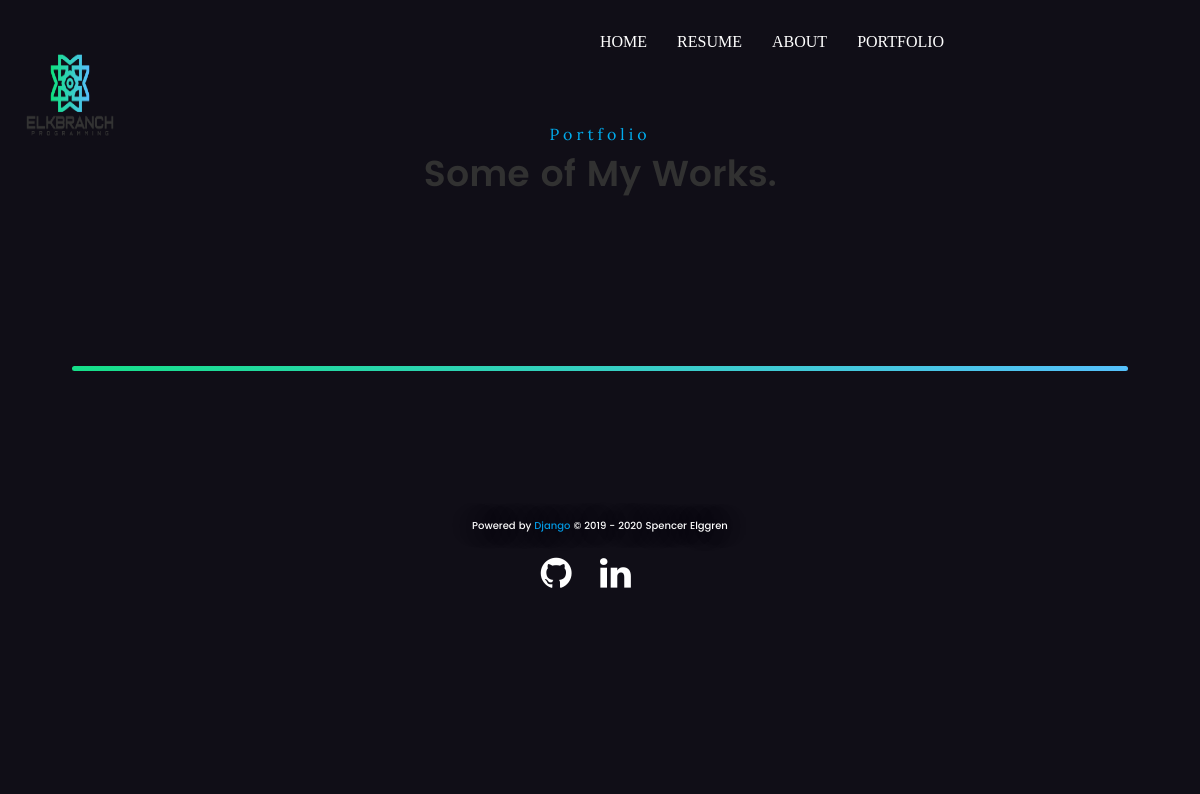
/portfolio/, run on an earlier commit of the app's database.
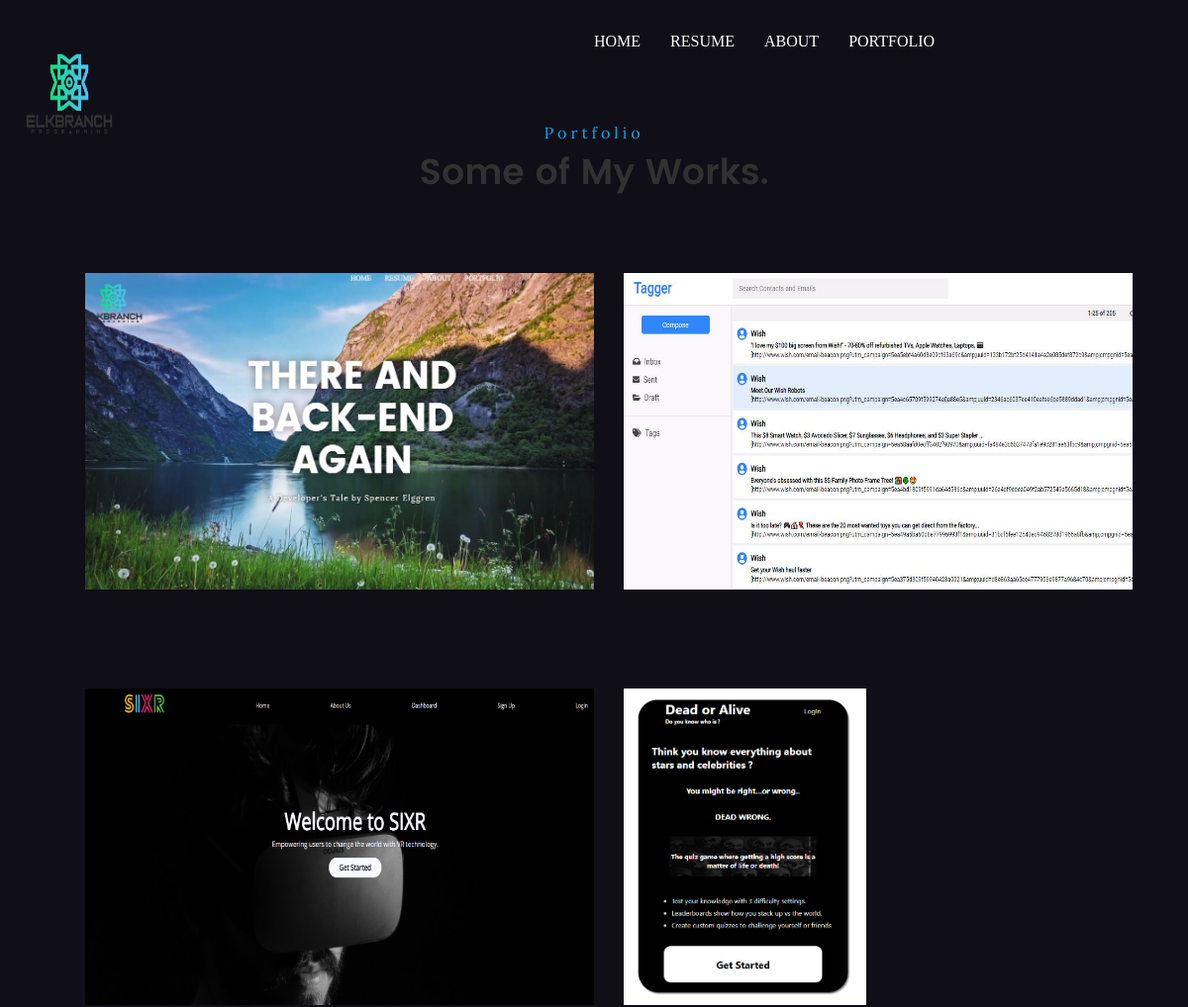
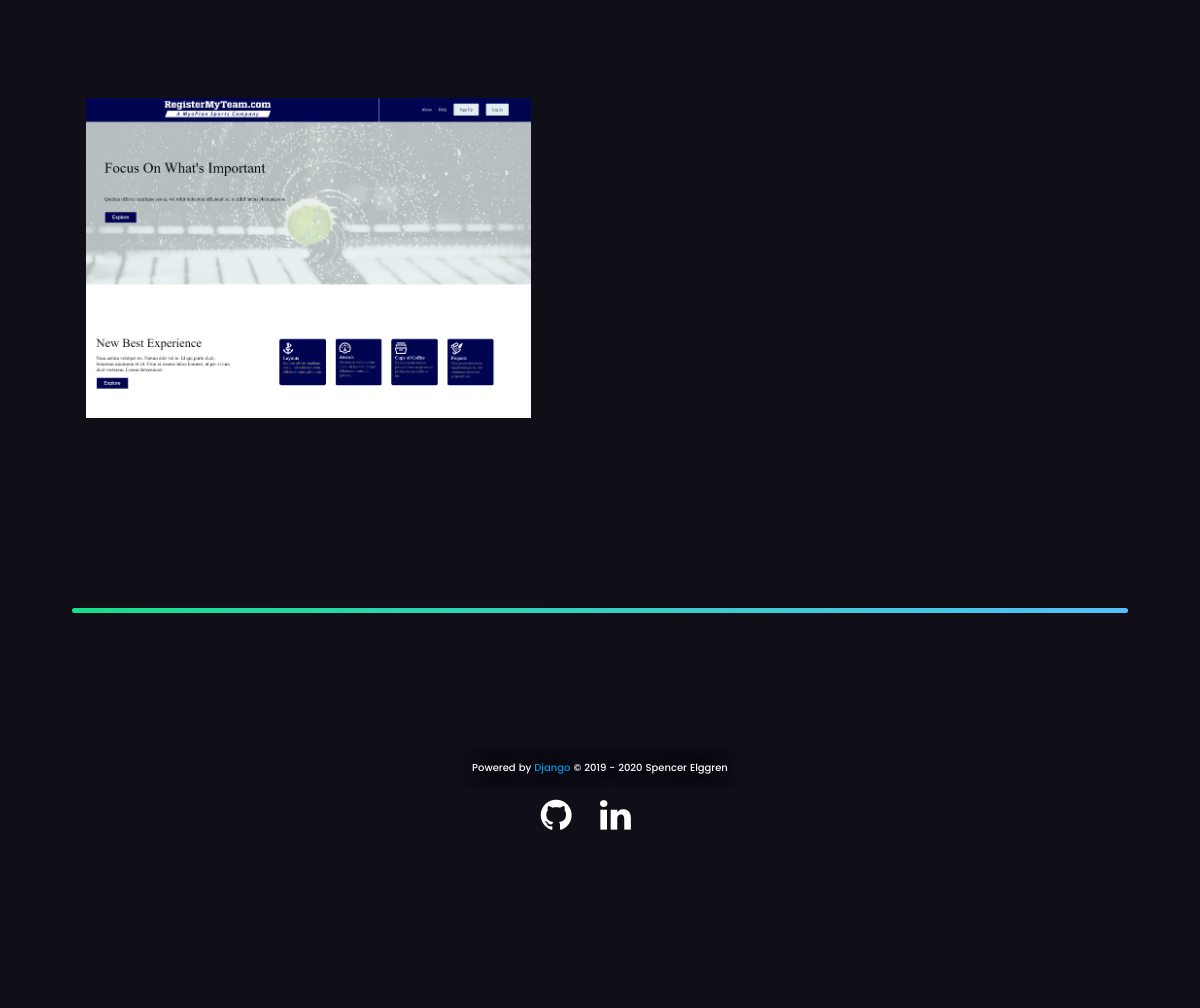
And on a later commit of the database (2 pictures, top to bottom).
### main/models.py (models this page shows, shortened)
class Portfolio(models.Model):
    title = models.CharField(max_length=80)
    sub = models.CharField(max_length=40, null=True, blank=True)
    body = models.TextField()
    link = models.URLField(null=True, blank=True)
    pic = models.ImageField(upload_to='portfolio/')
    pub = models.DateTimeField(auto_now=False)
    draft = models.BooleanField(default=False)

### main/views.py (the view)
# urls.py: path('portfolio/', portfolio, name='portfolio'),
def portfolio(request):
    portfolios = Portfolio.objects.all().order_by('-pub')
    return render(request, 'portfolio.html', {'portfolios': portfolios})

### templates/portfolio.html (shortened to what this page needs)
{% extends 'base.html' %}
{% load static %}
{% load compress %}
{% block content %}
{% compress css %}
<link rel="stylesheet" href="{% static 'app/css/portfolio.css' %}">
{% endcompress %}
	<section id="portfolio">
		<div class="row section-intro">
   		<div class="col-twelve">
   			<h5>Portfolio</h5>
   			<h1>Some of My Works.</h1>
   		</div>
   	</div>
   	<div class="row portfolio-content">
   		<div class="col-twelve">
        {% for port in portfolios %}
	         <div id="folio-wrapper" class="block-1-2 block-mob-full stack">
	         	<div class="bgrid folio-item">
	               <div class="item-wrap">
	               	<img src="{{ port.pic.url }}" alt="{{ port.title }}">
	                  <a href="#{{ port.id }}" class="overlay">
	                     <div class="folio-item-table">
	                     </div>
	                  </a>
	               </div>
                </div>
                {% endfor %}
	         </div>
   		</div>
   	</div>
	</section>
{% endblock %}

### templates/base.html (shortened to what this page needs)
<!DOCTYPE html>
{% load static %}
{% load compress %}
<html lang="en">
<head>
    {% compress css %}
    <link rel="stylesheet" href="{% static 'app/bootstrap/css/bootstrap.css' %}">
     <link rel="stylesheet" href="{% static 'app/css/base.css' %}">
    <link rel="stylesheet" href="{% static 'app/css/fonts.css' %}">
    <link rel="stylesheet" href="{% static 'app/css/font-awesome/css/font-awesome.css' %}">
    <link rel="stylesheet" href="{% static 'app/css/micons/micons.css' %}">
    <link rel="stylesheet" href="{% static 'app/css/materialize.css' %}">
    <link rel="stylesheet" href="{% static 'app/css/vendor.css' %}">
    <link rel="stylesheet" href="{% static 'app/css/lity.css' %}">
    <link rel="stylesheet" href="https://cdn.jsdelivr.net/gh/konpa/devicon@master/devicon.min.css">
    {% endcompress %}
</head>
<body id="top">
{% include 'include/menu.html' %}
{% block content %}
{% endblock %}
{% include 'include/footer.html' %}
</body>
</html>

### templates/include/menu.html (shortened to what this page needs)
{% load static %}
<header>
    <div class="logo_left">
        <a href="{% url 'home' %}"><img class="logo_img" src="{% static 'app/img/transparent.png' %}" height="200px" width="auto"></a>
    </div>
    <div class="navbar-wrapper">
         <div class="container">
             <div class="navbar navbar-default navbar-static-top" role="navigation">
                 <div class="container-fluid">
             <div class="navbar-collapse collapse" id="navbarSupportedContent20">
                 <ul class="nav navbar-nav navbar-right">
                     <li><a href="{% url 'home' %}" title="home">Home</a></li>
                     <li><a href="{% url 'resume' %}" title="resume">Resume</a></li>
                     <li><a href="{% url 'about' %}" title="about">About</a></li>
                     <li><a href="{% url 'portfolio' %}" title="portfolio">Portfolio</a></li>
                 </ul>
             </div>
             </div></div></div>
         </div>
</header>

### templates/include/footer.html (shortened to what this page needs)
<section id="footer">
    <div class="footer-content">
        <div class="row">
            <div class="copyright">
                <span>Powered by <a href="https://www.djangoproject.com/" aria-label="find me here" rel="noreferrer">Django</a> </span>
                <span>&#169; 2019 - {% now "Y" %} Spencer Elggren</span>
            </div>
            <div class="col-twelve">
                <ul class="intro-social">
                    <li>
                            <a href="https://github.com/SpencerElggren" target="_blank" aria-label="find me here" rel="noreferrer">
                                    <i class="fa fa-github"></i>
                            </a>
                    </li>
                    <li>
                            <a href="https://www.linkedin.com/in/spencer-elggren/" aria-label="find me here" target="_blank" rel="noreferrer">
                                    <i class="fa fa-linkedin"></i>
                            </a>
                    </li>
                </ul>
            </div>
        </div>
    </div>
</section>

### main/static/app/css/base.css (style rules this page uses)
html, body { height: 100%; }
body { font-family: "lora-regular", serif; font-size: 1.7rem; line-height: 3rem; color: #6e6e6e; }
.row { margin:auto; }
footer, section { display: block; }
header { position: absolute; width: 100%; z-index: 600; }
.logo_left { float: left; margin-left: 20px; margin-right: 50px; top: 20px; position: absolute; }
.logo_left a { border-radius: 237px; display: block; margin: 0; padding: 0; border: none; font: 0/0 a; text-shadow: none; color: transparent; width: 100px; height: 100px; background-size: 100% 100%; }
.logo_img { height: 150px; width: auto; }
.navbar-wrapper { position: absolute; margin-left: 45%; margin-right: 0%; top : 25px; right: 0; left: 0; z-index: 20; border-radius: 207px; }
.navbar-default .navbar-collapse, .navbar-default .navbar-form { border: none; }
.navbar-wrapper .navbar ul li a { color:#ffffff; }
.navbar-wrapper .navbar { position: absolute; top: -0.5em; border: 0; border-radius: 207px; padding-right: 15px; padding-left: 15px; font-family: 'BlissPro-Light'; text-decoration:none; text-transform:uppercase; font-size:16px; background:transparent; }
#footer { background:#100e17; height: 40rem; width: 100%; position: relative; text-align:center; }
.footer-content { position:relative; text-align: center; height:90%; display: block; }
.footer-content::before { content:""; background: -webkit-linear-gradient(left, rgb(22,223,137) 0%, rgb(85,192,251) 100%); display: block; height:5px; width: 88%; bottom: 0; margin:auto; border-radius:20px; }
.footer-content .copyright { top: 15rem; position: relative; color: #FFFFFF; font-family: "poppins-medium", sans-serif; font-size: 1.0rem; line-height: 1.071; max-width: 900px; margin-top: 0; margin-bottom: .4rem; margin-left: auto; margin-right: auto; text-shadow: 0 0 20px rgba(0, 0, 0, 0.5); }
.footer-content .intro-social { top: 17rem; text-align:right; display:inline-block; position:relative; }
.footer-content .intro-social li { display:inline-block; margin: 0 12px; padding:0; }
.footer-content .intro-social li a { color: #FFFFFF; font-size:36px; }

What changed in the data, as far as the page shows it:
added Portfolio: pic (picture)
added Portfolio: pic (picture)
added Portfolio: pic (picture)
added Portfolio: pic (picture)
added Portfolio: pic (picture)
